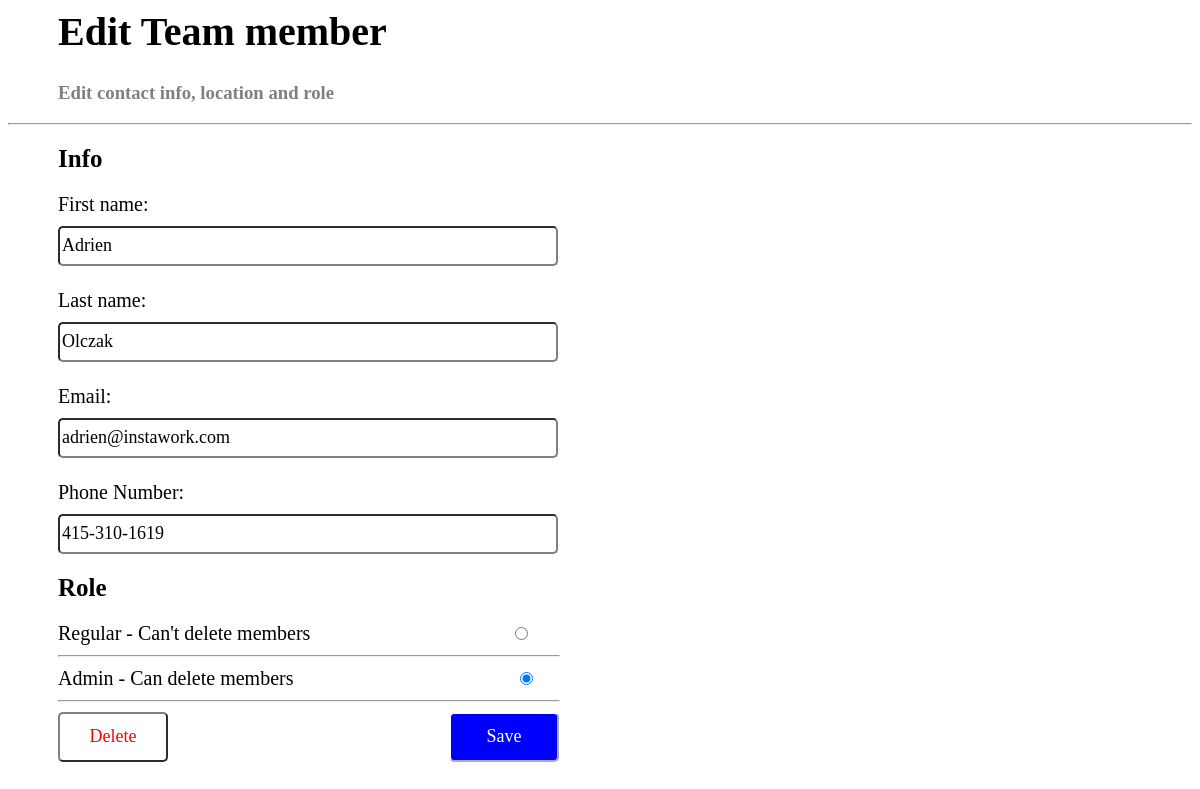
The app's page /team/1/ with its own data.
### team/models.py (models this page shows, shortened)
class TeamMember(models.Model):
    first_name = models.CharField(max_length=20)
    last_name = models.CharField(max_length=20)
    phone_number = models.CharField(max_length=20)
    admin_status = models.BooleanField(default = False)
    email = models.CharField(max_length=30)

### team/views.py (the view)
# urls.py: path('<int:pk>/', views.EditView.as_view(), name='edit'),
class EditView(generic.DetailView):
    model = TeamMember
    template_name = 'team/edit.html'
    context_object_name = 'member'

### team/templates/team/edit.html (shortened to what this page needs)
{% load static %}
<link rel="stylesheet" type="text/css" href="{% static 'team/style.css' %}">
<h1>Edit Team member</h1>
<h3 align = "left" style = "color:gray">Edit contact info, location and role</h3>
<hr>
<form action="{% url 'team:memberEdit' member.id %}" method = "post">
  <h4>Info</h4>
  First name:<br>
  <input type="text" name="first_name" value = "{{ member.first_name }}"><br>
  <br>
  Last name:<br>
  <input type="text" name="last_name" value = "{{ member.last_name }}"><br>
  <br>
  Email:<br>
  <input type="text" name="email" value = "{{ member.email }}"><br>
  <br>
  Phone Number:<br>
  <input type="text" name="phone_number" value = "{{ member.phone_number }}"><br>
  <h4>Role</h4>
  {% if member.admin_status %}
    <label for = "1">Regular - Can't delete members</label>
    <input type="radio" class = "regularRadio" name="admin_status" id="1" value="1">
    <br>
    <hr class = "roleUnderline" align = "left">
    <label for = "2">Admin - Can delete members</label>
    <input type="radio" class = "adminRadio" name="admin_status" id="2" value="2" checked = "checked">
    <br>
    <hr class = "roleUnderline" align = "left">
  {% endif %}
  <input type="submit" class = "submit" value = "Save">
</form>
<form action="{% url 'team:delete' member.id %}" method = "post">
  <input type="submit" class = "delete" value = "Delete">
</form>

### team/static/team/style.css (style rules this page uses)
h1 { font-family: georgia; font-size: 40; padding-left: 50px; }
h3 { font-family: georgia; padding-left: 50px; }
form { font-family: georgia; padding-left:50px; font-size: 20; }
h4 { font-family: georgia; font-size: 25; margin-top: 20; margin-bottom: 20; }
.regularRadio { margin-left: 200px; align: right; }
.adminRadio { margin-left: 221px; align: right; }
input[type="text"] { height: 40px; width: 500px; font-size: 18; font-family: georgia; border-radius: 5px; border-color: gray; margin-top: 10px; }
.delete { height: 50px; width: 110px; font-size: 18; font-family: georgia; background-color: white; color: red; border-radius: 5px; border-color: gray; margin-top: -70px; }
.submit { height: 50px; width: 110px; font-size: 18; font-family: georgia; background-color: blue; color: white; border-radius: 5px; border-color: white; margin-left: 391px; }
.roleUnderline { width: 500px; }

### records on screen
TeamMember: first_name "Adrien", last_name "Olczak", email "adrien@instawork.com", phone_number "415-310-1619"
